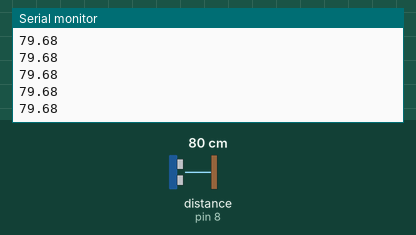
Bench run of a sketch on a simulated Arduino Uno, built with avr-gcc and run on an emulated ATmega328P. Shown: the last lines printed to the serial monitor. Wiring (inferred from the names in the program): ultrasonic range finder: trigger pin 9; echo pin 8. The inputs (shaded band) are chosen by the test bench; at power-on: distance to the obstacle (sensor on pin 8) 80 cm. The echo pulse lasts 58.3 µs per cm.

Above: at 1.2 s.
1.3 s: distance to the obstacle (sensor on pin 8) set to 2 cm
At 1.6 s:
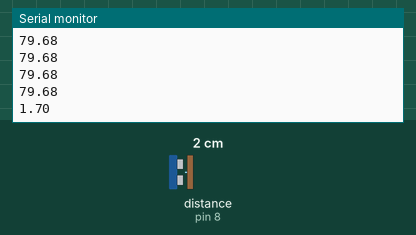
2.8 s: distance to the obstacle (sensor on pin 8) set to 4 cm
At 2.8 s:
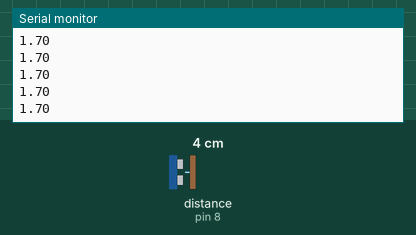
Timing chart, 0 to 5.8 s (numbered marks = the images above; inputs shaded):
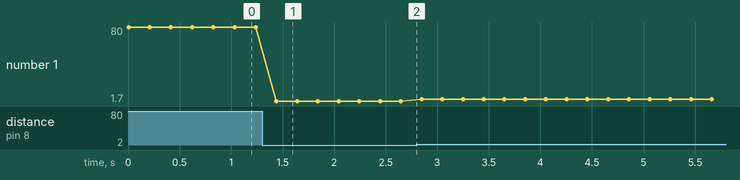

The sketch:

sketch_mar2a.ino
```cpp
int trig_pin = 9;
int echo_pin = 8;

float threshold_cm = 50.0;

long duration;
float distance;


void setup() {
  Serial.begin(9600);
  pinMode(trig_pin, OUTPUT);
  pinMode(echo_pin, INPUT);

}

void loop() {
  digitalWrite(trig_pin, LOW);
  delayMicroseconds(2);
  digitalWrite(trig_pin, HIGH);
  delayMicroseconds(10);
  digitalWrite(trig_pin, LOW);

  duration = pulseIn(echo_pin, HIGH);
  distance = (duration * 0.0343) / 2.0;

  Serial.print(distance);
  Serial.println("");

  delay(200);
}
```

Measured:
- after the input at 1.3 s, the serial monitor: prints a new line after 0.14 s (image 1)
- plotted number 1: 79.68 → 1.7 after the input at 1.3 s, 1.7 → 3.69 after the input at 2.8 s
